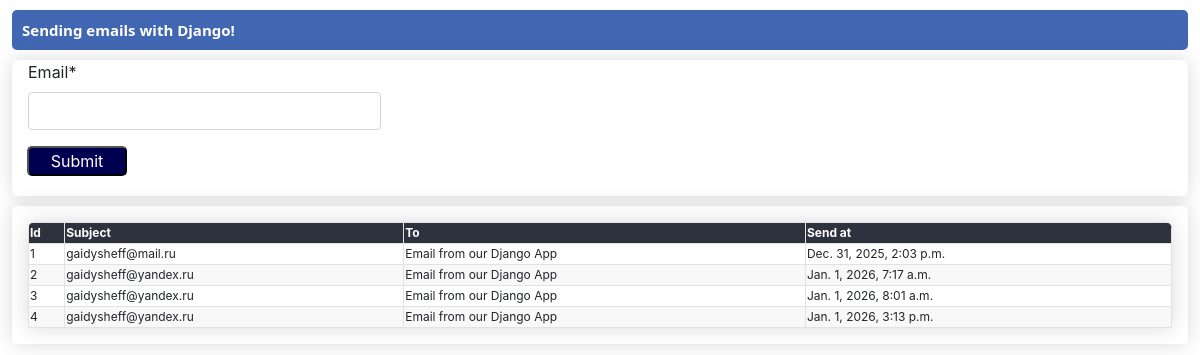
Page /mailing/ on the committed database.
### mailing/models.py (models this page shows, shortened)
class Emails(models.Model):
    subject = models.CharField(max_length=500)
    message = models.TextField(max_length=500)
    email = models.EmailField()
    created_at = models.DateTimeField(auto_now_add=True,blank=True, null=True)
    edited_at = models.DateTimeField(auto_now=True)

### mailing/views.py (the view, shortened to what this page needs)
# urls.py: path("", BasicEmailView.as_view(), name='my_form_view')
class BasicEmailView(FormView, ListView):
    template_name = "mailing/home.html"
    context_object_name = "mydata"
    model = Emails
    form_class = EmailForm
    success_url = "/"

### mailing/forms.py
class EmailForm(ModelForm):
    email = forms.EmailField(label="Email", required=True)
    class Meta:
      model = Emails
      exclude = ['created_at','edited_at','message','subject']

### mailing/templates/mailing/home.html (shortened to what this page needs)
{% extends 'mailing/base.html' %}
{% load crispy_forms_tags %}
{% block content %}
<div class="pageholder">
    <div class="titleholder">
        <div class="title"> Sending emails with Django! </div>
    </div>
    <form method="post" action="{% url 'my_form_view' %}">
        <div class="linkholder">
            <div class="form1 ml-3"> {{form.email|as_crispy_field}}  </div>
            <button class="ourbutton"type="submit"> Submit</button>
        </div>
    </form>
    <div class="linkholder">
        <table id="ourtable3" class="myTable m-3">
            <thead>
                <tr>
                    <th>Id</th>
                    <th>Subject</th>
                    <th>To</th>
                    <th>Send at</th>
                </tr>
            </thead>
            <tbody>
                {% for a in mydata %}
								<tr>
                    <td> {{a.id}} </td>
                    <td> {{a.email}} </td>
                    <td> {{a.subject}} </td>
                    <td> {{a.created_at}} </td>
									</tr>
                {% endfor%}
            </tbody>
        </table>
    </div>
</div>
</body>
{% endblock %}

### mailing/templates/mailing/base.html (shortened to what this page needs)
<!DOCTYPE html>
<html lang="en">
  <head>
    {% load static %}
    <link
      rel="stylesheet"
      type="text/css"
      href="{% static 'mailing/main.css'%}"
    />
    <link
      rel="stylesheet"
      type="text/css"
      href="https://cdn.datatables.net/1.11.5/css/jquery.dataTables.css"
    />
    <link
      rel="stylesheet"
      href="https://stackpath.bootstrapcdn.com/bootstrap/4.1.3/css/bootstrap.min.css"
    />
  </head>
  <body>
    {% block content %} {% endblock content %}
  </body>
</html>

### mailing/static/mailing/main.css (style rules this page uses)
.myTable { font-size: 12px; min-width: 400px; overflow: hidden; border-radius: 7px 7px 0 0; box-shadow: 0 0 20px rgba(0, 0, 0, 0.15); }
.myTable th { background-color: #2d323e; color: white; font-weight: bold; }
.myTable td, .myTable th { border: 0.01em solid #e3e2e2; }
.myTable tr:nth-child(even) { background-color: #f9f8f8; }
.pageholder, form { display: flex; flex-direction: column; justify-content: center; align-items: center; width: 100%; }
.titleholder, .linkholder { display: flex; margin-top: 10px; width: 98%; border-radius: 5px; }
.ourbutton { margin-right: 10px; height: 30px; width: 100px; margin-left: 15px; margin-bottom: 20px; border-radius: 5px; background-color: rgb(0, 0, 80); color: white; }
.form1 { width: 30%; }
form { width: 100%; }
.titleholder { display: "flex"; justify-content: "space-between"; background-color: #4267b2; align-items: center; height: 40px; }
.linkholder { box-shadow: 0 0 20px rgba(0, 0, 0, 0.15); flex-direction: column; }
.title { color: white; margin-left: 10px; font-weight: bold; font-size: 15px; font-family: "Segoe UI", Tahoma, Geneva, Verdana, sans-serif; }

### rows in the picture
Emails: id "1", email "gaidysheff@mail.ru", subject "Email from our Django App", created_at "Dec. 31, 2025, 2:03 p.m."
Emails: id "2", email "gaidysheff@yandex.ru", subject "Email from our Django App", created_at "Jan. 1, 2026, 7:17 a.m."
Emails: id "3", email "gaidysheff@yandex.ru", subject "Email from our Django App", created_at "Jan. 1, 2026, 8:01 a.m."
Emails: id "4", email "gaidysheff@yandex.ru", subject "Email from our Django App", created_at "Jan. 1, 2026, 3:13 p.m."
